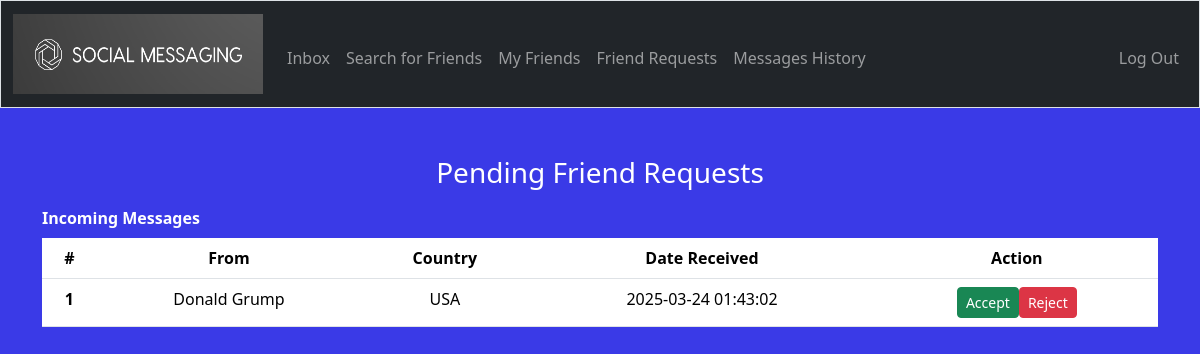
Screenshot of /requests (signed in) with the database file from the repository.
### tables this page shows
CREATE TABLE "friends" (
    id INTEGER PRIMARY KEY,
    requester_id INTEGER,     -- The user who sent the friend request
    addressee_id INTEGER,     -- The user who received the friend request
    status TEXT CHECK(status IN ('pending', 'accepted', 'rejected')),
    request_date DATETIME DEFAULT CURRENT_TIMESTAMP,
    FOREIGN KEY (requester_id) REFERENCES users(id),
    FOREIGN KEY (addressee_id) REFERENCES users(id),
    UNIQUE(requester_id, addressee_id)
);

CREATE TABLE users (
    id INTEGER PRIMARY KEY,
    username TEXT UNIQUE,
    hash TEXT,
    full_name TEXT,
    country TEXT
);

### app.py (the view)
@app.route("/requests")
@login_required
def check_requests():
    addressee_id = session["user_id"]  # The logged-in user receiving requests
    requests = db.execute(
        "SELECT u.username, u.country, u.full_name, f.requester_id, f.request_date "
        "FROM friends f JOIN users u ON u.id = f.requester_id "
        "WHERE f.addressee_id = ? AND f.status = 'pending'",
        addressee_id
    )
    return render_template("requests.html", requests=requests)

### app.py (called while the page is built)
@app.after_request
def after_request(response):
    response.headers["Cache-Control"] = "no-cache, no-store, must-revalidate"
    response.headers["Expires"] = 0
    response.headers["Pragma"] = "no-cache"
    return response

### helpers.py (called while the page is built)
def login_required(f):
    @wraps(f)
    def decorated_function(*args, **kwargs):
        if session.get("user_id") is None:
            return redirect("/login")
        return f(*args, **kwargs)
    return decorated_function

### templates/requests.html (shortened to what this page needs)
{% extends "layout.html" %}
{% block main %}
    <h3 style="color: white;">Pending Friend Requests</h3>
    <table class="table caption-top">
        <caption><strong style="color: white;">Incoming Messages</strong></caption>
        <thead>
          <tr>
            <th scope="col">#</th>
            <th scope="col">From</th>
            <th scope="col">Country</th>
            <th scope="col">Date Received</th>
            <th scope="col">Action</th>
          </tr>
        </thead>
        <tbody>
          {% for request in requests %}
          <tr>
            <th scope="row">{{ loop.index }}</th>
            <td>{{ request.full_name }}</td>
            <td>{{ request.country }}</td>
            <td>{{ request.request_date }}</td>
            <td>
              <div class="btn-group">
                <form action="/accept" method="post" style="display:inline;">
                    <button class="btn btn-success btn-sm" type="submit">Accept</button>
                </form>
                <form action="/reject" method="post" style="display:inline;">
                    <button class="btn btn-danger btn-sm" type="submit">Reject</button>
                </form>
              </div>
            </td>
          </tr>
          {% endfor %}
        </tbody>
      </table>
{% endblock %}

### rows the page displays
friends: full_name "Donald Grump", country "USA", request_date "2025-03-24 01:43:02"
